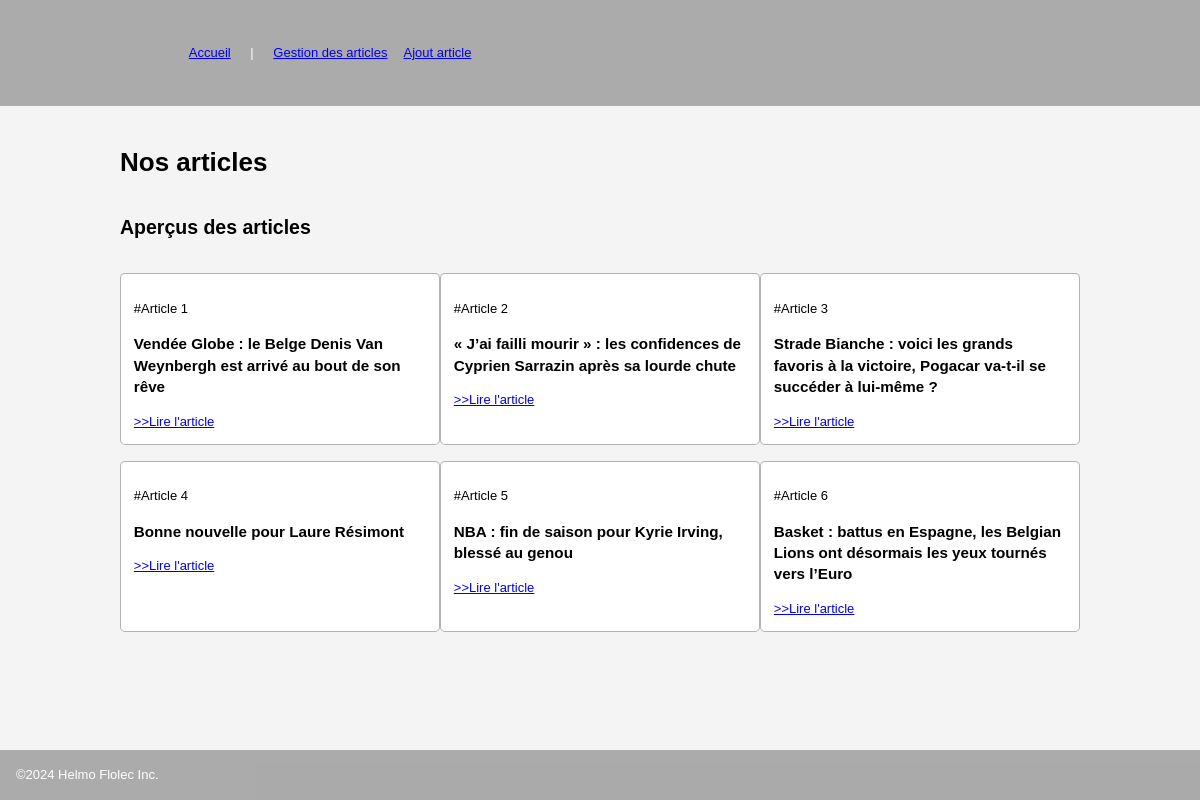
The page / on the database its author committed.
### tables this page shows
CREATE TABLE IF NOT EXISTS `blog_article` (
  `id` int NOT NULL AUTO_INCREMENT,
  `titre` varchar(100) NOT NULL,
  `contenu` text NOT NULL,
  `nom_img` varchar(50) DEFAULT NULL,
  PRIMARY KEY (`id`)
);

### php/db_article.inc.php (called while the page is built, shortened)
<?php
class ArticleRepository
{
    public function getAllArticles(&$message)
    {
        $result = array();
        $bdd = null;
        try {
            $bdd = DBLink::connect2db(MYDB, $message);
            $stmt  = $bdd->query("SELECT * FROM " . self::TABLE_NAME . " order by id", PDO::FETCH_CLASS, "Blog\Article");
            $result = $stmt->fetchAll();
        } catch (\Exception $e) {
            $message .= $e->getMessage() . '<br>';
        } finally {
            DBLink::disconnect($bdd);
        }
        return $result;
    }
}

### php/utils.inc.php (called while the page is built, shortened)
<?php
function nettoyage($data)
{
    return htmlspecialchars(trim($data), ENT_QUOTES, 'UTF-8');
}

### index.php (the view, shortened to what this page needs)
<?php
include 'php/db_article.inc.php';
include 'php/utils.inc.php';
$message = '';
$articleRepository = new ArticleRepository();
$articles = $articleRepository->getAllArticles($message);
$message .= ($articles && count($articles) < 1) ? 'Pas d\' article pour le moment' : '';
?>
<?php include 'inc/head.inc.php' ?>
<?php include 'inc/header.inc.php' ?>
<main class="centrage">
    <h1 class="center">Nos articles</h1>
    <section class="info containeurFlex">
        <h2 class="basis100">Aperçus des articles</h2>
        <?php
        if (!empty($message)) {
            echo $message;
        } else {
            foreach ($articles as $article) { ?>
                <article class="item">
                    <p>#Article <?= nettoyage($article->id) ?></p>
                    <h3><?= nettoyage($article->titre) ?></h3>
                    <a href='public/article.php?id=<?= nettoyage($article->id) ?>'>&gt;&gt;Lire l'article</a>
                </article>
        <?php  }
        }
        ?>
    </section>
</main>
<?php include 'inc/footer.inc.php' ?>

### inc/head.inc.php (shortened to what this page needs)
<!DOCTYPE html>
<html lang="fr">
<head>
    <link href="<?= BASE_URL ?>/public/css/mesStyles.css" rel="stylesheet">
    <link rel="stylesheet" href="https://cdnjs.cloudflare.com/ajax/libs/font-awesome/4.7.0/css/font-awesome.min.css">
</head>
<body>

### inc/header.inc.php
<header>
    <div class="centrage">
        <nav>
            <ul class="containeurFlex">
                <li><a href="<?= BASE_URL ?>">Accueil</a></li>
                <li>&nbsp;|&nbsp;</li>
                <li><a href="<?= BASE_URL ?>/public/admin/gestion.php">Gestion des articles</a></li>
                <li><a href="<?= BASE_URL ?>/public/admin/new.php">Ajout article</a></li>
            </ul>
        </nav>
    </div>
</header>

### inc/footer.inc.php
<footer>
    ©2024 Helmo Flolec Inc.
</footer>
</body>
</html>

### public/css/mesStyles.css (style rules this page uses)
:root { --main-bg-color: #f4f4f4; --main-theme-color: #007bff; --val-radius: 0.313rem; --ombre: 0px 0px 10px rgba(0, 0, 0, 0.1); --color-danger: 220, 53, 69; --color-info: 0, 123, 255; --color-succes: 40, 167, 69; --color-edit: 255, 130, 0; }
* { box-sizing: border-box; }
body { background-color: var(--main-bg-color); font-family: Verdana, Geneva, Tahoma, sans-serif, sans-serif; font-size: 0.813rem; line-height: 1.4; padding: 0; margin: 0; display: flex; flex-direction: column; min-height: 100vh; overflow-y: scroll; }
.containeurFlex { display: flex; flex-wrap: wrap; }
.basis100 { flex-basis: 100%; }
ul, li { list-style-type: none; margin: 0.5rem; }
.centrage { width: 80%; max-width: 80%; margin: 20px auto; }
.item { flex-basis: 20rem; background: #fff; border-radius: 0.313rem; border: 1px solid rgb(0, 0, 0, 0.3); padding: 0.8rem; margin-top: 1rem; }
.info { justify-content: space-evenly; }
.info .item { position: relative; }
header, footer { background-color: rgb(0, 0, 0, 0.3); color: #fff; padding: 1rem; }
footer { margin-top: auto; }

### rows shown on the page
blog_article: id "1", titre "Vendée Globe : le Belge Denis Van Weynbergh est arrivé au bout de son rêve"
blog_article: id "2", titre "« J’ai failli mourir » : les confidences de Cyprien Sarrazin après sa lourde chute"
blog_article: id "3", titre "Strade Bianche : voici les grands favoris à la victoire, Pogacar va-t-il se succéder à lui-même ?"
blog_article: id "4", titre "Bonne nouvelle pour Laure Résimont"
blog_article: id "5", titre "NBA : fin de saison pour Kyrie Irving, blessé au genou"
blog_article: id "6", titre "Basket : battus en Espagne, les Belgian Lions ont désormais les yeux tournés vers l’Euro"
